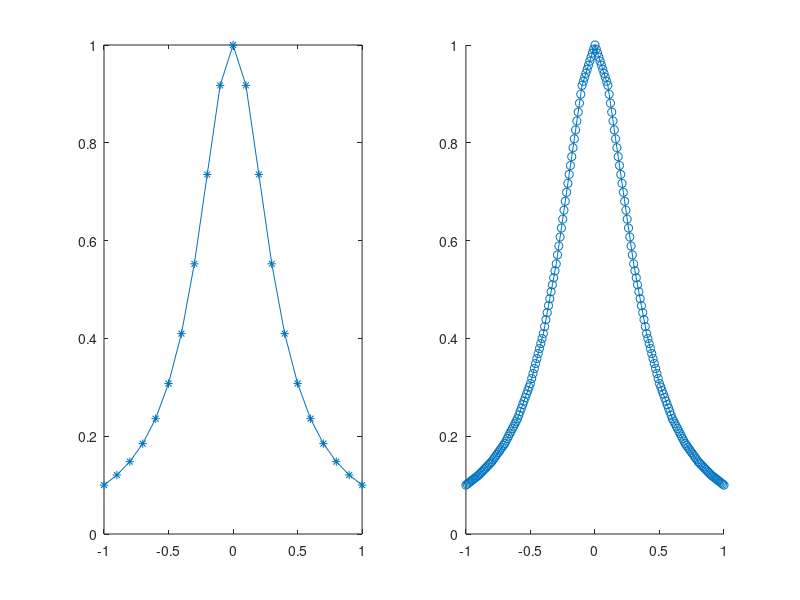
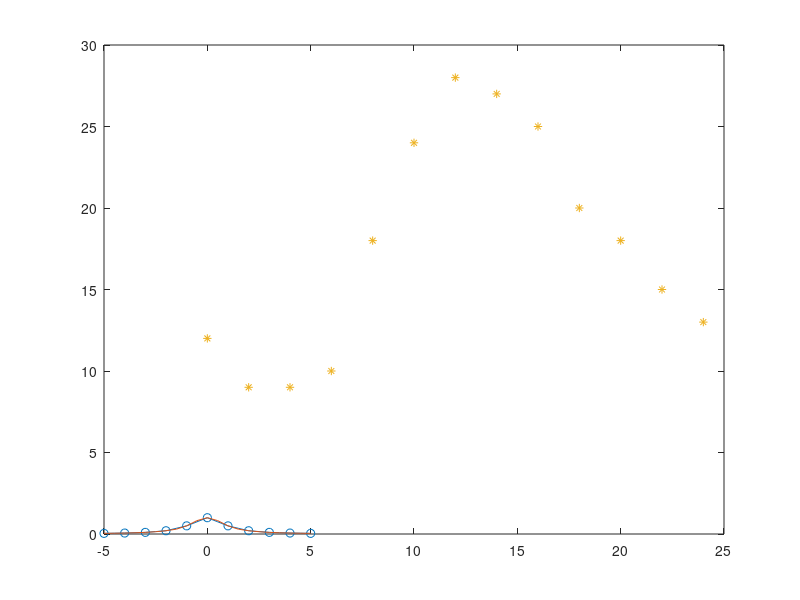
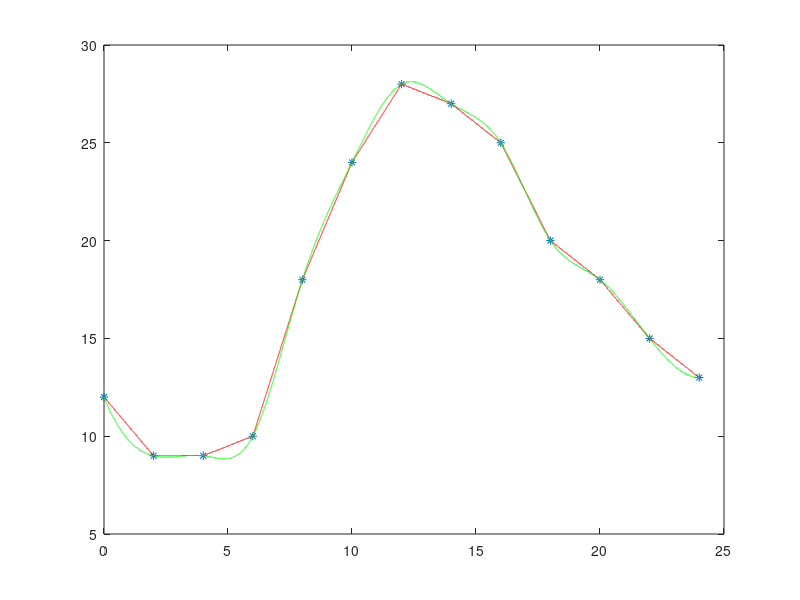
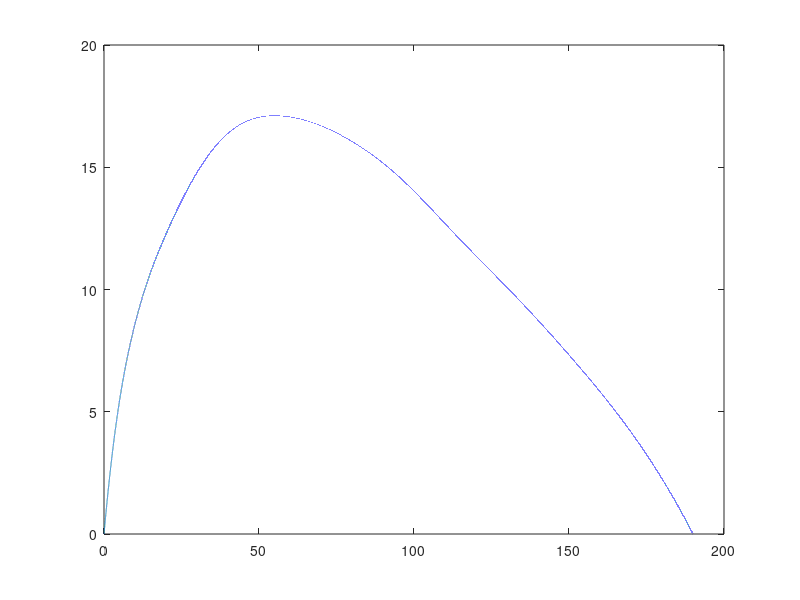

Write the MATLAB code that produced these figures, in order.
%% interp1
x=-1:0.1:1;
f=1./(1+9*x.^2);
xinter=-1:0.01:1;
finter=interp1(x,f,xinter);
figure
subplot(1,2,1);
plot(x,f);
hold on
scatter(x,f,'*');
subplot(1,2,2);
hold on
scatter(xinter,finter,'o');
plot(xinter,finter);

%% spline
x=-5:1:5;
y=1./(1+x.^2);
xi=-5:0.5:5;
yi=interp1(x,y,xi);
ys=spline(x,y,xi);
figure
plot(xi,yi);
hold on
scatter(x,y);
plot(xi,ys);

%%  temperate
t=0:2:24;
T=[12 9 9 10 18 24 28 27 25 20 18 15 13]
plot(t,T,'*');
ti=0:1/3600:24;
Tli=interp1(t,T,ti);
figure
plot(t,T,'*',ti,Tli,'r-');
T2i=interp1(t,T,ti,'spline');
plot(t,T,'*',ti,Tli,'r-',ti,T2i,'g-');

%% plane
figure
x=[0 4.74 9.05 19 38 57 76 95 114 133 152 171 190];
y=[0 5.23 8.1 11.97 16.15 17.1 16.34 14.63 12.16 9.69 7.03 3.99 0];
xi=[0:0.001:190];
yi=interp1(x,y,xi,'spline');
plot(xi,yi);


%% day
figure
day=[18 20 22 24 26 28 30 ];
dis=[9.9618 9.9544 9.9468 9.9391 9.9312 9.9232 9.9150];
days=18:0.0001:30;
diss=spline(day,dis,days );
plot(days,diss);








